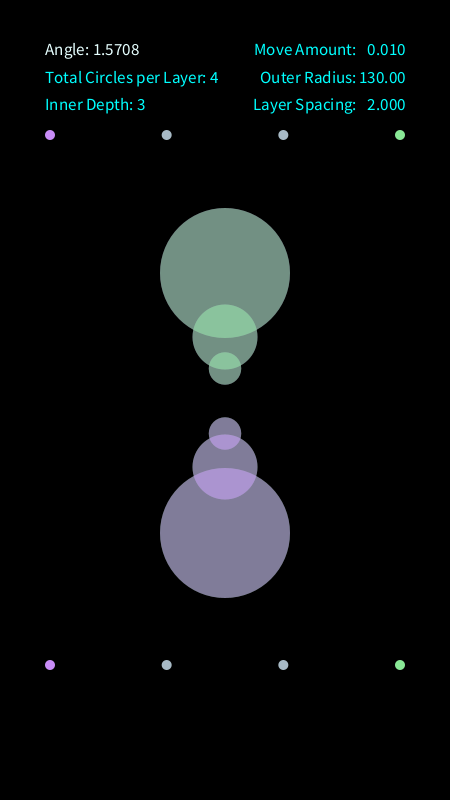
Frame 1 (no input)
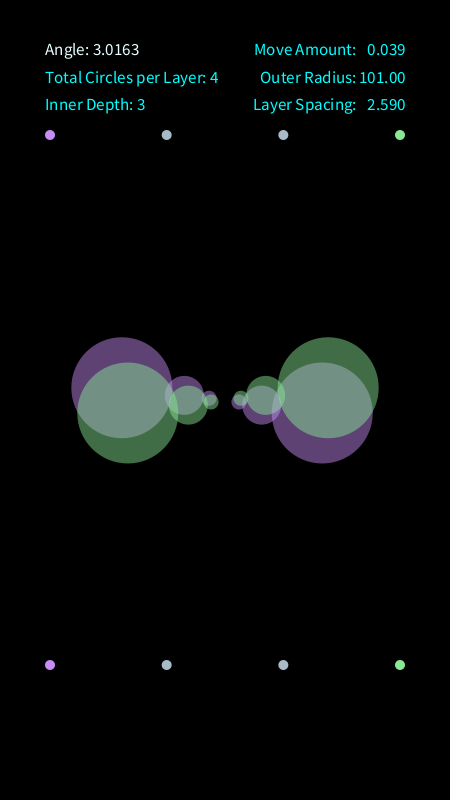
Frame 60 (the mouse pressed at the canvas centre just before this capture)
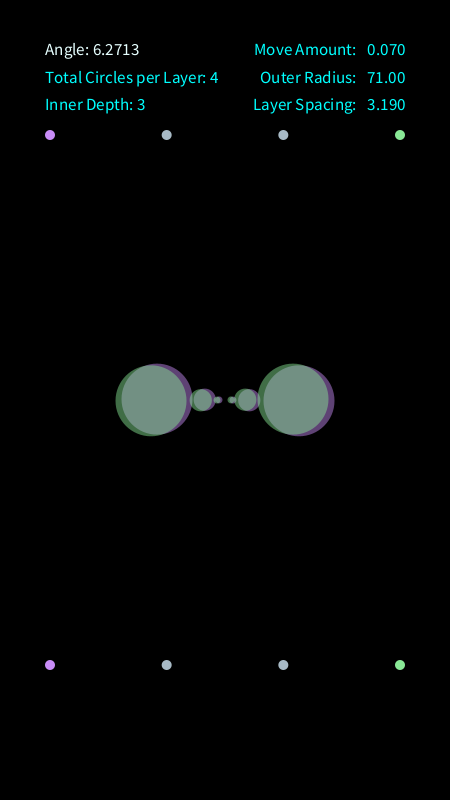
Frame 120 (the mouse held since frame 60 and released just before this capture)

The Processing sketch that drew these frames (run headless with seeded random() and noise(); from frame 60 on, the mouse is pressed at the canvas centre):

// Processing sketch: circle_fractal
// ── circle_fractal.pde
ArrayList<Integer> colors = new ArrayList<>();

//DEBUGGING: UNCOMMENT TO CHECK IF ALL COLORS USED
//ArrayList<Boolean> colorsUsed = new ArrayList<>();
//int debugIter = 0; 

// number*4 of outer circles to draw
// excluding the first and last one
// the amount of hands displayed will be 4x this number
int circleAmount = 1;
// demonstrate number of circles change in real time
//radius boundaries to display, min and max
// along with rate of change 
int minCircleAmount = 1;
int maxCircleAmount = 6;
int circleChange = 1;

//WARNING: Do not set true if "doHideChange" is true
// could cause a race condition
boolean doCircleChange = true;


int circleHideAmount = 0;

// number of inner circle layers to draw
int innerDepth = 3;
// demonstrate number of inner circles change in real time
//radius boundaries to display, min and max
// along with rate of change 
int minDepth = 1;
int maxDepth = 5;
int depthChange = 1;
boolean doDepthChange = true;

// center of the canvas
float centerX;
float centerY;

// Values on y-axis where small color palette lines are drawn 
float topY; 
float bottomY; 

// amount that fractal rotates from the center per frame
float moveAmount = 0.01;
// little delta that speeds up the movement along the arc
// make value > 0 if you don't want a constant pace 
// fractal will move really quickly after a while if this number is big
float moveChange = 0.0005;

// start and end colors of fractal gradient
color startColor;
color endColor;

float fractalAngle = PI/2;
float initialAngle = fractalAngle;

// radius of outermost circle in fractal
float radius = 130;
// demonstrate radius change in real time
//radius boundaries to display, min and max
// along with rate of change 
float minRadius = 5;
float maxRadius = radius;
float radiusChange = 0.5;
boolean doRadiusChange = true;


// determines distance between outer and inner circles
// larger = more spaced out
float layerSpacing = 2;
// demonstate layer spacing in real time
//boundaries of the layer spacing, min and max
// along with rate of change 
float maxLayerSpacing = 5;
float minLayerSpacing = 0.5;
float layerSpacingChange = 0.01;
boolean doLayerSpacingChange = true;


void setup() {
  size(450, 800);
  background(0);
  noStroke();

  // center position of the screen
  centerX = width/2;
  centerY = height/2;

  // Regenerate new colors
  colorArray(circleAmount, colors, startColor, endColor);
  
  // set coordinates and move amount for color palette lines
  topY = centerY - height/4 - radius/2;
  bottomY = centerY + height/4 + radius/2;
  
  // //draw preset "sunset" colored fractal
  //drawCircles(6, 200, 100);
}

void draw() { 
  
    // clear the background on each frame
    background(0);
    displayParameters();
    
    //drawCircles(6, 200, 100);

    // draw the color palette lines on each frame 
    // so they won't be lost / cleared
    drawColorPalette(colors, topY, bottomY);
  
    // always draw fractal at center of screen
    translate(centerX, centerY);
    
    // left fractal
    drawFractal(circleAmount, fractalAngle, radius, 0, 0, innerDepth); 
    // right fractal
    drawFractal(circleAmount, fractalAngle, -radius, 0, 0, innerDepth);
    
    // rotate fractal (in radians) by a small amount each frame
    fractalAngle += moveAmount;
        
    // check if the fractal has traveled half a circle
    if((abs(fractalAngle - initialAngle) >= 3*PI/2 && moveAmount > 0)
    || (fractalAngle - initialAngle <= -PI/2 && moveAmount < 0)){
            
      if(doCircleChange){
        circleAmount += circleChange;
      } 
     
      if(doDepthChange){
        innerDepth += depthChange;
      }
      
      // Regenerate new colors 
      colorArray(circleAmount, colors, startColor, endColor);
      // start moving fractal in the opposite direction
      moveAmount = -moveAmount;
     
     
      // DEBUGGING
      //debugIter++;
    }
    
    if(doRadiusChange){
      radius += radiusChange;
    } 
    
    if(doLayerSpacingChange){
      layerSpacing += layerSpacingChange;
    } 
    
    handleParameterChanges();
}


void handleParameterChanges(){
  
  // move amount
  if (moveChange < 0) {
    moveAmount-=moveChange;
  } else {
    moveAmount+=moveChange;
  }
  
  // number of circles in outer later change
  if (doCircleChange && (circleAmount >= maxCircleAmount || circleAmount <= minCircleAmount)) {
    println("THE CIRCLE AMOUNT IS ", circleAmount);
      // bind the parameter so its within the specified range
     if (circleAmount >= maxCircleAmount){
       circleAmount = maxCircleAmount;
       circleChange = -abs(circleChange);
     }
      if (circleAmount <= minCircleAmount){
       circleAmount = minCircleAmount;
       circleChange = abs(circleChange);
     }
  }
  
  // radius of outermost circle 
  if(doRadiusChange && (radius >= maxRadius || radius <= minRadius)){; 
      if (radius >= maxRadius){
        radius = maxRadius;
        radiusChange = -abs(radiusChange);
      }
      if (radius <= minRadius){
        radius = minRadius;
        radiusChange = abs(radiusChange);
      }
  }
  
  if(doLayerSpacingChange && (layerSpacing >= maxLayerSpacing || layerSpacing <= minLayerSpacing)){
       layerSpacingChange = -layerSpacingChange; 
      if (layerSpacing >= maxLayerSpacing){
        layerSpacing = maxLayerSpacing;
        layerSpacingChange = -abs(layerSpacingChange);
      }
      if (radius <= minRadius){
        layerSpacing = minLayerSpacing;
        layerSpacingChange = abs(layerSpacingChange);
      }
  }
  
  if(doDepthChange && (innerDepth >= maxDepth || innerDepth <= minDepth)){
    // bind the parameter so its within the specified range
     if (innerDepth >= maxDepth){
       innerDepth = maxDepth;
       depthChange = -abs(depthChange);
     }
      if (innerDepth <= minDepth){
       innerDepth = minDepth;
       depthChange = abs(depthChange);
     }
  }
}


void displayParameters(){
  // display parameters 
  textSize(17);
  color regular = color(230, 255, 255); 
  color changedParameter = color(0, 408, 612);
  fill(regular);
  
  textAlign(LEFT);
  
  text("Angle: " + nf(fractalAngle, 0, 4), centerX - width/2.5, topY - height/10); 
  
  fill(doCircleChange ? changedParameter : regular);
  text("Total Circles per Layer: " + circleAmount*4, centerX - width/2.5, 1.5*(topY - height/10)); 
  
  fill(doDepthChange ? changedParameter : regular);
  text("Inner Depth: " + innerDepth, centerX - width/2.5, 2*(topY - height/10)); 
  
  textAlign(RIGHT);
  //change if you don't want move to be colored as if it were a changed parameter
  fill(changedParameter);
  text("Move Amount: ", centerX + width/2.5 - width/10, topY - height/10); 
  text(moveAmount, centerX + width/2.5, topY - height/10); 
  
  fill(doRadiusChange ? changedParameter : regular);
  text("Outer Radius: ", centerX + width/2.5 - width/10, 1.5*(topY - height/10)); 
  //round to two decimal places for better readability
  text(nf(radius, 0, 2), centerX + width/2.5, 1.5*(topY - height/10)); 
  
  fill(doLayerSpacingChange ? changedParameter : regular);
  text("Layer Spacing: ", centerX + width/2.5 - width/10, 2*(topY - height/10));
  text(layerSpacing, centerX + width/2.5, 2*(topY - height/10)); 
  
  
}

/**
 * Draws a color palette on the canvas with circles representing colors from the provided list.
 * Two lines of circles are drawn, one at topLineY and the other at bottomLineY.
 * The circles are evenly distributed horizontally based on the canvas width.
 *
 * @param colors       The list of colors to be represented in the color palette.
 * @param topLineY     The y-coordinate of the top line of circles in the color palette.
 * @param bottomLineY  The y-coordinate of the bottom line of circles in the color palette.
 */
 void drawColorPalette(ArrayList<Integer> colors, 
 float topLineY,
 float bottomLineY){
  for (int i = 0; i < colors.size(); i++) {
    fill(colors.get(i));
    
    // Calculate the x-coordinate based on the width of the canvas
    float x = map(i, 0, colors.size() - 1, 50, width - 50);
    
    // draw top and bottom color palette lines
    circle(x, topLineY, 10);
    circle(x, bottomLineY, 10);
  }
 }

/**
 * Generates a random startColor and endColor, then populates an ArrayList with a gradient of colors from
 * "startColor" to "endColor" using recursive color interpolation. The resulting colors are stored
 * in "colors", with the startColor at the beginning and the endColor at the end.
 *
 * @param numColors   The number of colors in the gradient, excluding 
 *                    startColor and endColor.
 * @param colors      The ArrayList to store the generated colors.
 * @param startColor  The initial color of the gradient.
 * @param endColor    The final color of the gradient.
 */
 void colorArray(int numColors, 
 ArrayList<Integer> colors, 
 color startColor,
 color endColor){
  // generates a random startColor and endColor
  startColor = color(random(100, 255), random(100, 255), random(100, 255));
  endColor = color(random(100, 255), random(100, 255), random(100, 255));
  
  // generates a gradient of colors from "startColor" to 
  // "endColor" to the array passed in, in-place
  colors.clear();
  populateColors(numColors, colors, startColor, endColor);
  
  //DEBUGGING
  //if(debugIter == 0){
  //  colorsUsed = new ArrayList<Boolean>();
  //  for(int i = 0; i < colors.size(); i++) {
  //    colorsUsed.add(false);
  //  }
  //}
  //println(colorsUsed);
  
 }

/**
 * Recursively populates an ArrayList with a gradient of colors between the given startColor and endColor.
 * The number of colors in the gradient is determined by the numColors parameter,
 * which corresponds to the number of outer circles in the fractal.
 *
 * @param numColors   The number of colors in the gradient, excluding startColor and endColor.
 * @param colors      The ArrayList to store the generated colors.
 * @param startColor  The initial color of the gradient.
 * @param endColor    The final color of the gradient.
 */

 void populateColors(int numColors, 
 ArrayList<Integer> colors, 
 color startColor, 
 color endColor){
  
   // add firstColor only at the start
   if(colors.isEmpty()){
     colors.add(startColor);
   }
   
   // stop the recursive generation when max colors have been reached
   if(numColors <= 0){
     // add the last color
     colors.add(endColor);
     return;
   }
  
   // generate a new color that takes an "average" / 
   // halfway color of the two colors passed in 
   color generatedLerpColor = lerpColor(startColor, endColor, 0.5);
   colors.add(generatedLerpColor);
   
   // generate the half-way color of the first half 
   populateColors(numColors - 2, colors, startColor, generatedLerpColor);
   // generate the half-way color of the second half 
   populateColors(numColors - 2, colors, generatedLerpColor, endColor);
}

/**
 * Recursively draws concentric circles at different radii
 * based on the following parameters.
 *
 * @param depth          The recursion depth, determining the number of 
 *                       concentric circles to draw.
 * @param angle          The angle at which the circles are drawn.
 * @param radius         The initial radius of the outermost circles.
 * @param negativeAngle  Indicates whether the circles are drawn in the 
 *                       negative angle direction.
 */
void drawInnerCircles(int depth, float angle, float radius, boolean negativeAngle, int colorIndex){
  
    // base case, inner most circle reached
    if(depth == 0){
      return;
    }

  
    //println("COLOR SIZE IS ", colors.size());
    // draws inner circles recursively on either side depending on the value
    // of negativeAngle
    if(negativeAngle){
      //DEBUGGING
      //colorsUsed.set(colorIndex, true);
      //println("RETRIEVED NEGATIVE COLOR, INDEX IS ", colorIndex);
      fill(colors.get(colorIndex), 120);
      circle((radius+depth) * cos(-angle), (radius-depth) * sin(-angle), radius);
    } else{
      //DEBUGGING
      //colorsUsed.set(colors.size() - 1 - colorIndex, true); 
      //println("RETRIEVED POSITIVE COLOR, INDEX IS ", colors.size() - 1 - colorIndex);
      fill(colors.get(colors.size() - 1 - colorIndex), 120);   
      circle((radius-depth) * cos(angle), (radius+depth) * sin(angle), radius);
    }
  
  drawInnerCircles(depth - 1, angle, radius/layerSpacing, negativeAngle, colorIndex);
}

/**
 * Recursively draws a fractal pattern composed of concentric circles at different radii, with each layer
 * having a distinct color. The depth of recursion determines the number of outer-circles in the fractal.
 *
 * @param depth       The recursion depth, determining the number of concentric circle layers in the fractal.
 * @param angle       The angle at which the circles are drawn.
 * @param radius      The initial radius of the outermost circle in the current layer.
 * @param colorIndex  The index of the color in the gradient used for the current layer.
 * @param reached     The number of times the recursion has reached this point.
 */
void drawFractal(int depth, float angle, float radius, int colorIndex, int reached, int innerDepth){
  
  // base case, circle at last angle drawn
  if(depth == 0){
    return;
  }
  
  // prevents the extra circles from being drawn
  if (reached >= circleHideAmount){
    // draw all the inner circles for both "halfway" points 
    // drawn at the current interation
    drawInnerCircles(innerDepth, angle, radius, true, colorIndex);
    drawInnerCircles(innerDepth, angle, radius, false, colorIndex);
  }
  
  // draw the next outer circle 
  drawFractal(depth-1, angle/2, radius, colorIndex + 1, reached+1, innerDepth);
  
}
